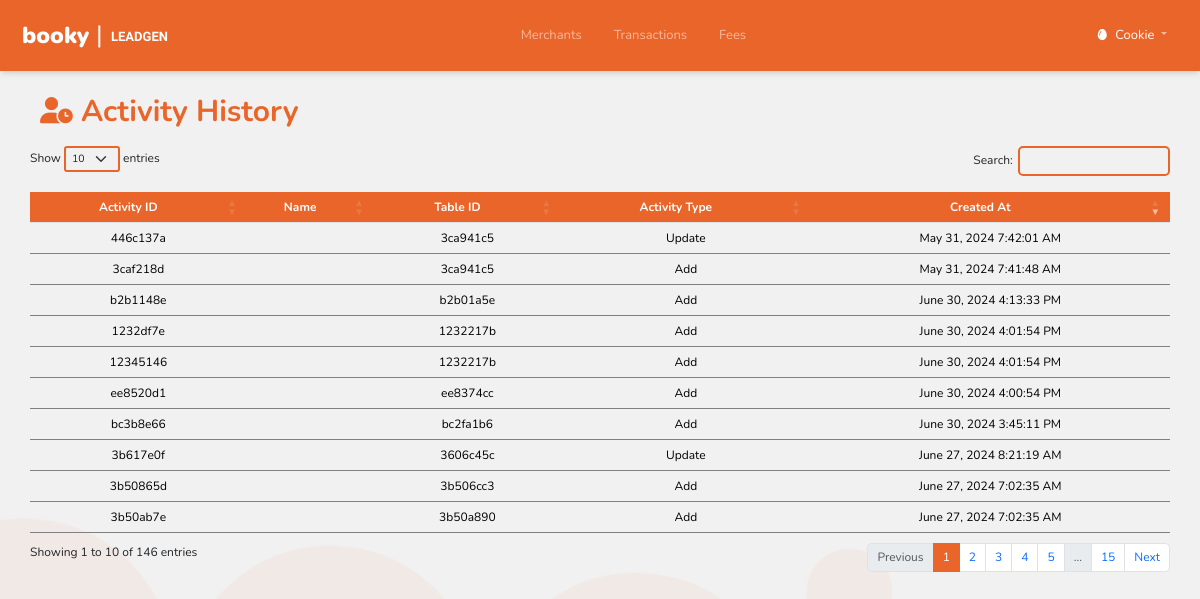
The page /activity_history/index.php (signed in) on the database its author committed.
### tables this page shows
CREATE TABLE `user` (
  `user_id` varchar(36) NOT NULL,
  `email_address` varchar(100) NOT NULL,
  `password` varchar(100) NOT NULL,
  `name` varchar(100) NOT NULL,
  `type` enum('Admin','User') NOT NULL DEFAULT 'User',
  `status` enum('Active','Inactive') NOT NULL DEFAULT 'Inactive',
  `created_at` timestamp NOT NULL DEFAULT current_timestamp(),
  `updated_at` timestamp NOT NULL DEFAULT current_timestamp()
);

CREATE TABLE `activity_history` (
  `activity_id` varchar(36) NOT NULL,
  `user_id` varchar(36) DEFAULT NULL,
  `table_name` varchar(50) NOT NULL,
  `table_id` varchar(36) NOT NULL,
  `activity_type` enum('Add','Update','Delete','Login') NOT NULL,
  `description` text NOT NULL,
  `created_at` timestamp NOT NULL DEFAULT current_timestamp(),
  `updated_at` timestamp NOT NULL DEFAULT current_timestamp()
);

### activity_history/index.php (the view, shortened to what this page needs)
<?php require_once("../header.php")?>
<?php
function displayPGFeeRate() {
    global $conn, $type;
    $sql = "SELECT ah.*, u.name AS user_name
            FROM activity_history AS ah
            LEFT JOIN user AS u ON ah.user_id = u.user_id
            ORDER BY ah.created_at DESC";
    $result = $conn->query($sql);
    if ($result->num_rows > 0) {
        while ($row = $result->fetch_assoc()) {
            $shortActivityId = substr($row['activity_id'], 0, 8);
            $userName = $row['user_name'];
            $shortTableId = substr($row['table_id'], 0, 8);
            $date = new DateTime($row['created_at']);
            $formattedDate = $date->format('F d, Y g:i:s A');
            echo "<tr data-id='" . $row['activity_id'] . "' class='message-row'>";
            echo "<td class='message-cell' style='text-align:center;'>" . $shortActivityId . "</td>";
            echo "<td class='message-cell' style='text-align:center;'>" . $userName . "</td>";
            echo "<td class='message-cell' style='text-align:center;'>" . $shortTableId . "</td>";
            echo "<td class='message-cell' style='text-align:center;'>" . $row['activity_type'] . "</td>";
            echo "<td class='message-cell' style='text-align:center;'>" . $formattedDate . "</td>";
            echo "</tr>";
        }
    }
}
?>
<!DOCTYPE html>
<html lang="en">
<head>
  <link href="https://cdn.jsdelivr.net/npm/bootstrap@5.3.3/dist/css/bootstrap.min.css" rel="stylesheet">
  <link rel='stylesheet' href='https://cdn.datatables.net/1.13.5/css/dataTables.bootstrap5.min.css'>
  <link rel='stylesheet' href='https://cdnjs.cloudflare.com/ajax/libs/font-awesome/4.6.3/css/font-awesome.min.css'>
  <link rel="stylesheet" href="../style.css">
</head>
<body>
<div class="cont-box">
  <div class="custom-box pt-4">
  <div class="sub" style="text-align:left;">
  <div class="add-btns">
    <p class="title"><i class="fa-solid fa-user-clock fa-sm"></i> Activity History</p>
</div>
    <div class="content" style="width:95%;margin-left:auto;margin-right:auto;">
        <table id="example" class="table bord" style="width:100%;">
        <thead>
            <tr>
                <th>Activity ID</th>
                <th>Name</th>
                <th>Table ID</th>
                <th>Activity Type</th>
                <th>Created At</th>
            </tr>
        </thead>
        <tbody id="dynamicTableBody">
        <?php displayPGFeeRate(); ?>
        </tbody>
    </table>
  </div>
</div>
</div>
</body>
</html>

### header.php (shortened to what this page needs)
<?php
$name = $_SESSION['name'] ?? '';
include_once($_SERVER['DOCUMENT_ROOT'] . '/Merchant-Tool/inc/config.php');
if (isset($_SESSION['user_id'])) {
  $user_id = $_SESSION['user_id'];
  $escaped_user_id = mysqli_real_escape_string($conn, $user_id);
  $sql = "SELECT * FROM user WHERE user_id = '$escaped_user_id'";
  $result = mysqli_query($conn, $sql);
  if ($result && mysqli_num_rows($result) > 0) {
      $user_data = mysqli_fetch_assoc($result);
      $name = $user_data['name'];
  } else {
      $type = 'type';
  }
} else {
  $type = 'type';
}
?>
<!DOCTYPE html>
<html>
<head>
    <link href="https://cdn.jsdelivr.net/npm/bootstrap@5.2.3/dist/css/bootstrap.min.css" rel="stylesheet">
    <link rel="stylesheet" href="style.css">
</head>
<body>
<nav class="navbar navbar-expand-lg navbar-dark p-3">
    <div class="container-fluid">
        <a class="navbar-brand" href="/Merchant-tool/merchant/">
            <table style="border:10px;">
                <tr>
                    <th style="font-weight:900 !important;color:#fff;font-size:23px !important;padding-top:1px;">booky <span style="font-size:25px;font-weight:normal;">|</span></th>
                    <th style="font-size:13px;padding-top:4px;font-family: Nanum Gothic">&nbsp; LEADGEN</th>
                </tr>
            </table>
        </a>
        <div class="collapse navbar-collapse" id="navbarNavDropdown">
            <ul class="navbar-nav ms-auto">
                <li class="nav-item">
                    <a id="orders-link" class="nav-link mx-2" aria-current="page" href="/Merchant-Tool/merchant/" style="padding-right:10px;padding-left:10px;">Merchants</a>
                </li>
                <li class="nav-item">
                    <a id="merchants-link" class="nav-link mx-2" aria-current="page" href="/Merchant-Tool/transaction/" style="padding-right:10px;padding-left:10px;">Transactions</a>
                </li>
                <li class="nav-item">
                    <a id="pg-link" class="nav-link mx-2" aria-current="page" href="/Merchant-Tool/fee/" style="padding-right:10px;padding-left:10px;">Fees</a>
                </li>
            </ul>
            <ul class="navbar-nav ms-auto d-none d-lg-inline-flex">
                <li class="nav-item dropdown">
                    <a class="nav-link mx-2 dropdown-toggle" href="#" id="navbarDropdownMenuLink" role="button" data-bs-toggle="dropdown" aria-expanded="false">
                        <i class="fa-solid fa-egg" style="color:#fff;"></i><span style="font-size:13px;color:#fff;padding-left:5px;"><?php echo '  ' . htmlspecialchars($name); ?></span>
                    </a>
                </li>
            </ul>
        </div>
    </div>
</nav>
</body>
</html>

### style.css (style rules this page uses)
* { font-family: "Nunito", sans-serif; font-size: 12px; margin:0; }
.navbar { box-shadow: rgba(0, 0, 0, 0.1) 0px 4px 6px -1px, rgba(0, 0, 0, 0.06) 0px 2px 4px -1px; background-color: #E96529; }
th { background-color:#E96529 !important; text-align:center !important; color:#fff !important; }
a { text-decoration: none; }
td { background-color:transparent !important; border-bottom: 1px solid #808080 !important; }

### header.php (style rules this page uses)
.navbar a { font-size: 13px !important; }

### activity_history/index.php (style rules this page uses)
body { background-image: url("../images/bg_booky.png"); background-position: center; background-repeat: no-repeat; background-size: cover; background-attachment: fixed; }
.title { font-size: 30px; font-weight: bold; margin-right: auto; padding-left: 5vh; color: #E96529;" }
.add-btns { padding-bottom: 0px; padding-right: 5vh; display: flex; align-items: center; }

### rows shown on the page
user: name "Cookie"
activity_history: activity_id "b2b1148e", table "b2b01a5e", activity_type "Add", created_at "June 30, 2024 4:13:33 PM"
activity_history: activity_id "1232df7e", table "1232217b", activity_type "Add", created_at "June 30, 2024 4:01:54 PM"
activity_history: activity_id "12345146", table "1232217b", activity_type "Add", created_at "June 30, 2024 4:01:54 PM"
activity_history: activity_id "ee8520d1", table "ee8374cc", activity_type "Add", created_at "June 30, 2024 4:00:54 PM"
activity_history: activity_id "bc3b8e66", table "bc2fa1b6", activity_type "Add", created_at "June 30, 2024 3:45:11 PM"
activity_history: activity_id "3b617e0f", table "3606c45c", activity_type "Update", created_at "June 27, 2024 8:21:19 AM"
activity_history: activity_id "3b50865d", table "3b506cc3", activity_type "Add", created_at "June 27, 2024 7:02:35 AM"
activity_history: activity_id "3b50ab7e", table "3b50a890", activity_type "Add", created_at "June 27, 2024 7:02:35 AM"
activity_history: activity_id "446c137a", table "3ca941c5", activity_type "Update", created_at "May 31, 2024 7:42:01 AM"
activity_history: activity_id "3caf218d", table "3ca941c5", activity_type "Add", created_at "May 31, 2024 7:41:48 AM"
